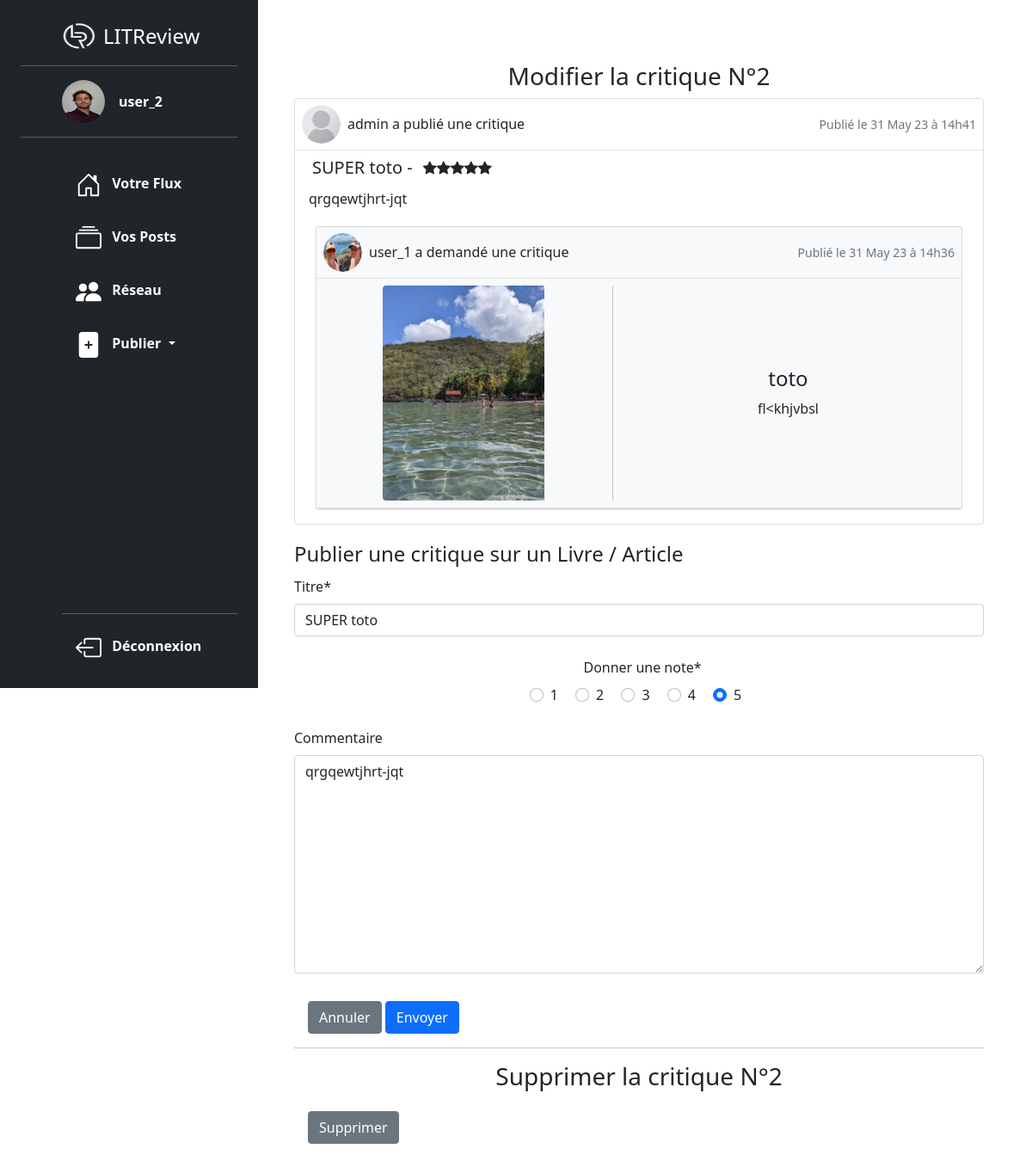
/post/review/2/edit (signed in), run on the app's committed database.
### authentication/models.py (models this page shows, shortened)
class User(AbstractUser):
    SUBSCRIBER = "SUBSCRIBER"
    profil_photo = models.ImageField(verbose_name="Photo de profil")
    following = models.ManyToManyField(
        "self",
        through=UserFollows,
        symmetrical=False,
        related_name="followers",
    )

### post/models.py (models this page shows, shortened)
class Review(models.Model):
    ticket = models.OneToOneField(to=Ticket, on_delete=models.CASCADE)
    rating = models.PositiveSmallIntegerField(
        validators=[MinValueValidator(0), MaxValueValidator(5)],
    )
    headline = models.CharField(max_length=128)
    body = models.TextField(max_length=8192, blank=True)
    user = models.ForeignKey(to=settings.AUTH_USER_MODEL, on_delete=models.CASCADE)
    time_created = models.DateTimeField(auto_now_add=True)

class Ticket(models.Model):
    title = models.CharField(max_length=128)
    description = models.TextField(max_length=2048, blank=True)
    user = models.ForeignKey(to=settings.AUTH_USER_MODEL, on_delete=models.CASCADE)
    image = models.ForeignKey(
        Photo,
        null=True,
        on_delete=models.SET_NULL,
        blank=True,
    )
    time_created = models.DateTimeField(auto_now_add=True)

class Photo(models.Model):
    image = models.ImageField(verbose_name="image", blank=True)
    caption = models.CharField(max_length=128, blank=True)
    uploader = models.ForeignKey(settings.AUTH_USER_MODEL, on_delete=models.CASCADE)
    date_created = models.DateTimeField(auto_now_add=True)
    IMAGE_MAX_SIZE = (600, 600)

### post/views.py (the view, shortened to what this page needs)
@login_required
def edit_review(request, review_id):
    review = get_object_or_404(models.Review, id=review_id)
    review_form = forms.ReviewForm(instance=review)
    delete_form = forms.DeleteReview()
    context = {
        "edit_form": review_form,
        "delete_form": delete_form,
        "review": review,
    }
    return render(request, "post/edit_review.html", context=context)

### post/forms.py
class ReviewForm(forms.ModelForm):
    RATING = ((1, "1"), (2, "2"), (3, "3"), (4, "4"), (5, "5"))
    edit_review = forms.BooleanField(widget=forms.HiddenInput, initial=True, required=False)
    class Meta:
        model = models.Review
        fields = [
            "headline",
            "rating",
            "body",
        ]
    def __init__(self, *args, **kwargs):
        super().__init__(*args, **kwargs)
        self.fields["headline"].label = "Titre"
        self.fields["rating"] = forms.ChoiceField(choices=self.RATING, widget=forms.RadioSelect())
        self.fields["rating"].label = "Donner une note"
        self.fields["body"].label = "Commentaire"
        self.helper = FormHelper()
        self.helper.form_tag = False
        self.helper.layout = ReviewFormLayout()

class DeleteReview(forms.Form):
    delete_review = forms.BooleanField(widget=forms.HiddenInput, initial=True)

### post/templatetags/post_extra.py (called while the page is built)
@register.filter
def model_type(value):
    return type(value).__name__

@register.filter
def get_posted_at_display(posted_at):
    seconds_ago = (timezone.now() - posted_at).total_seconds()
    if seconds_ago <= HOUR:
        return "Publié il y a un instant."
    elif seconds_ago <= DAY:
        return f"Publié il y a {int(seconds_ago // HOUR)} heures."
    return f'Publié le {posted_at.strftime("%d %b %y à %Hh%M")}'

@register.simple_tag(takes_context=True)
def get_poster_display(context, user):
    if user == context["user"]:
        return "Vous avez"
    return f"{user.username} a"

@register.filter(name="times")
def times(number):
    return range(number)

### post/templates/post/edit_review.html (shortened to what this page needs)
{% extends 'base.html' %}
{% load crispy_forms_tags %}
{% block content %}
    <div class="container" style="max-width:850px">
        <h3 class="text-center">Modifier la critique N°{{review.id}} </h3>
        {% include 'post/partials/review.html' %}
        <form method="post">
            {%crispy edit_form%}
            <div class="m-3">
                <a class="btn btn-secondary" href="{% url 'home' %}" role="button">Annuler</a>
                <button class="btn btn-primary" type="submit">Envoyer</button>
            </div>
        </form>
        <hr>
        <h3 class="text-center">Supprimer la critique N°{{review.id}}</h3>
        <form method="post">
            <button type="submit" class="btn btn-secondary m-3" >Supprimer</button>
        </form>
    </div>
{% endblock content %}

### templates/partials/sidebar.html (shortened to what this page needs)
{% load static %}
{% if user.is_authenticated %}
  <div class="d-flex flex-column flex-shrink-0 p-4 text-white bg-dark vh-100 position-fixed w-25">
    <a href="/" class="d-flex align-items-center mb-3 mb-md-0 me-md-auto  text-white text-decoration-none ps-md-2 ps-xl-5">
      <img src="{% static 'images/logo_litreview.png'%}" class="bi me-2" width="40" height="32">
      <span class="fs-4">LITReview</span>
    </a>
    <div class="profil">
      <a href="{% url 'profile_view'%}" class="d-flex align-items-center text-white text-decoration-none ps-md-0 ps-xl-5" >
        {% if user.profil_photo %}
        <img src="{{ user.profil_photo.url }}" alt="{{user.username}}" width="50" height="50" class="rounded-circle me-3">
        {% else %}
        <img src="{% static 'images/default_profile.png'%}" alt="{{user.username}}" width="50" height="50" class="rounded-circle me-2">
        {% endif %}
        <strong>{{user.username}}</strong>
      </a>
    </div>
    <ul class="nav nav-pills flex-column mb-auto ps-md-0 ps-xl-5 h-100">
      <li class="nav-item pt-3">
        <a href="{% url 'home' %}" class="nav-link text-white" aria-current="page">
          <svg class="bi me-2 " width="30" height="30" fill="white"><use xlink:href="#home"></use></svg>
          <strong>Votre Flux</strong>
        </a>
      </li>
      <li class="nav-item pt-3">
        <a href="{% url 'view_user_posts'%}" class="nav-link text-white">
          <svg class="bi me-2" width="30" height="30" fill="white"><use xlink:href="#collection"></use></svg>
          <strong>Vos Posts</strong>
        </a>
      </li>
      <li class="nav-item pt-3">
        <a href="{% url 'follower_page' %}" class="nav-link text-white">
          <svg class="bi me-2" width="30" height="30" fill="white"><use xlink:href="#people-fill"></use></svg>
          <strong>Réseau</strong>
        </a>
      </li>
      <li class="nav-item pt-3 dropdown">
        <a href="#" class="nav-link text-white dropdown-toggle" id="dropdownUser1" data-bs-toggle="dropdown" aria-expanded="false">
          <svg class="bi me-2" width="30" height="30" fill="white"><use xlink:href="#file-plus-fill"></use></svg>
          <strong>Publier</strong>
        </a>
      </li>
      <li class="mt-auto">
        <hr>
        <a href="{% url 'account_logout' %}" class="nav-link text-white">
          <svg  class="bi bi-box-arrow-left me-2" width="30" height="30" fill="white"><use xlink:href="#box-arrow-left"></use>
          </svg>
          <strong>Déconnexion</strong>
        </a>
      </li>
    </ul>
  </div>
{% endif %}

### post/templates/post/partials/review.html (shortened to what this page needs)
{% load static %}
{% load post_extra %}
<div class="card text-dark bg-white mb-3" style="max-width:850px">
    {% include "post/partials/header_card.html" with element=review %}
    <div class="row m-1">
        <div class="col-12 ">
            <div class="btn-toolbar align-items-center" role="toolbar" aria-label="Toolbar with button groups">
                <h5 class="m-1">{{review.headline}} - </h5>
                <div class="btn-group mx-2" role="group" aria-label="First group">
                    {% for i in review.rating|times %}
                    <i class="bi bi-star-fill"></i>
                    {% endfor %}
                </div>
            </div>
        </div>
    </div>
    <div class="row m-1">
        <div class="col">
            <p>{{review.body}} </p>
        </div>
    </div>
    <div class="container w-90">
        {% include "post/partials/ticket.html" with ticket=review.ticket %}
    </div>
</div>

### post/templates/post/partials/header_card.html
{% load static %}
{% load post_extra %}
<div class="d-flex bd-highlight border-bottom align-items-center"  style="height: 60px;">
    <div class="ms-2">
        <div class="d-flex justify-content-center align-items-center rounded-circle p-auto" style="width : 45px; height : 45px; overflow: hidden;">
          {% if element.user.profil_photo %}
            <img class="img-fluid rounded-circle w-100 h-100" src={{ element.user.profil_photo.url }} alt="photo de profil personnalisée de l'utilisateur">
            {% else %}
            <img class="img-fluid rounded-circle" src="{% static 'images/default_profile.png'%}" alt="photo de profil par default de l'utilisateur">
            {% endif %}
        </div>
    </div>
    {% if element|model_type == 'Ticket' %}
        <p class="my-0 p-2 bd-highlight">{%get_poster_display element.user%} demandé une critique</p>
    {% elif element|model_type == 'Review' %}
        <p class="my-0 p-2 bd-highlight">{%get_poster_display element.user%} publié une critique</p>
    {% endif %}
    <p class="my-0 ms-auto p-2 bd-highlight"><small class="text-muted">{{ element.time_created|get_posted_at_display}}</small> </p>
</div>

### post/templates/post/partials/ticket.html (shortened to what this page needs)
{% load static %}
{% load post_extra %}
<div class="card text-dark bg-light mb-3" style="max-width:850px">
    {% include "post/partials/header_card.html" with element=ticket %}
    <div class="row g-0 align-items-center justify-content-around border-bottom border-2 p-2">
        <div class="col-md-5 text-center">
            {% if ticket.image.image %}
                <img src="{{ticket.image.image.url}}" class="card-img-left rounded-start img-fluid w-auto h-auto" style="max-height:250px" alt="image du ticket">
            {% else %}
                <img src="{% static 'images/livre_default.jpg'%}"  class="card-img-left rounded-start img-fluid w-auto h-auto" style="max-height:250px" alt="image par default du ticket">
            {% endif %}
        </div>
        <div class="col-md-6 text-center" >
            <div class="card-body">
                <h4 class="card-title">{{ticket.title}}</h4>
                <p class="card-text overflow-auto">{{ticket.description}}</p>
            </div>
        </div>
    </div>
</div>

### data on the page
User: profil_photo (picture), username "user_2"
Review: id "2", user.username "admin a", time_created|get_posted_at_display "Publié le 31 May 23 à 14h41", headline "SUPER toto", body "qrgqewtjhrt-jqt", rating "☐ 1 ☐ 2 ☐ 3 ☐ 4 ☑ 5"
Ticket: user.profil_photo (picture), user.username "user_1 a", time_created|get_posted_at_display "Publié le 31 May 23 à 14h36", image.image (picture), title "toto", description "fl<khjvbsl"
